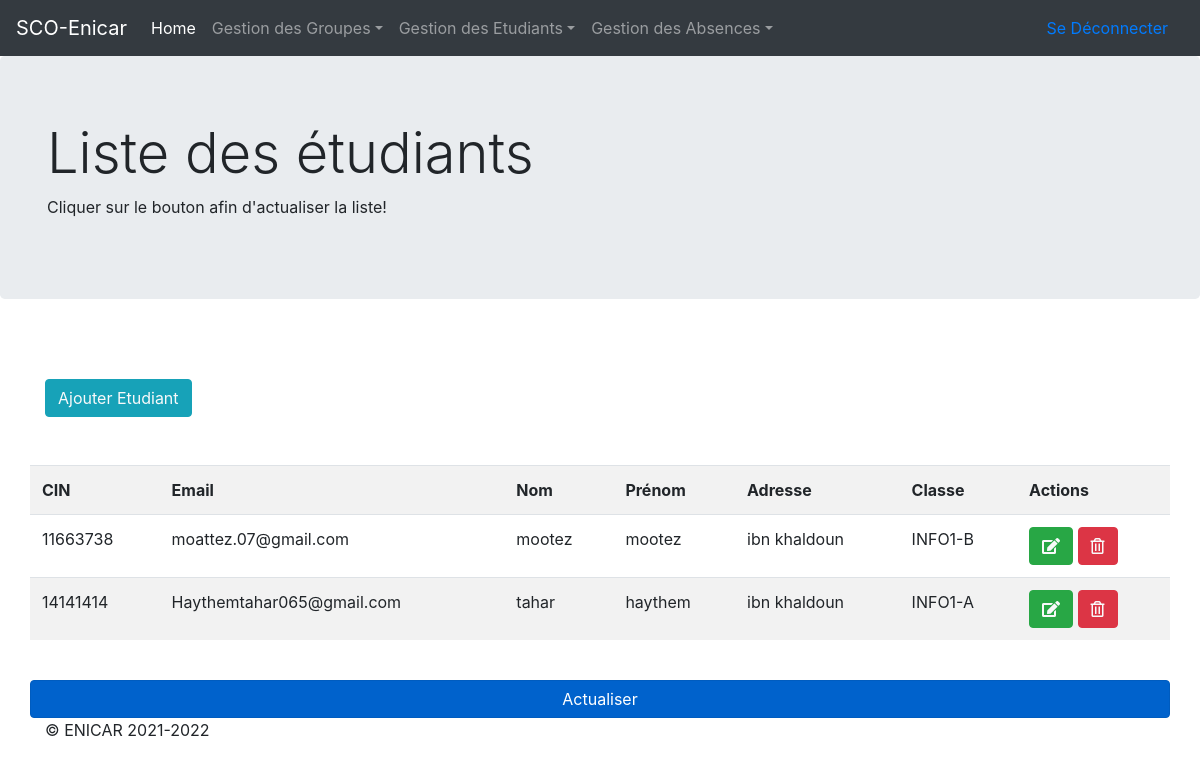
The page /afficherEtudiants.php (signed in) on the database its author committed.
### tables this page shows
CREATE TABLE `etudiant` (
  `cin` int(11) NOT NULL,
  `email` varchar(25) DEFAULT NULL,
  `nom` varchar(10) DEFAULT NULL,
  `prenom` varchar(10) DEFAULT NULL,
  `adresse` varchar(100) DEFAULT NULL,
  `groupeID` int(11) DEFAULT NULL
);

CREATE TABLE `groupe` (
  `id` int(11) NOT NULL,
  `nomGroupe` varchar(100) NOT NULL
);

### afficherEtudiants.php (the view, shortened to what this page needs)
<?php include("./auth-php-mysql/connexion.php");?>
<!DOCTYPE html>
<html lang="en">
<head>
<link href="./assets/dist/css/bootstrap.min.css" rel="stylesheet">
    <link href="./assets/jumbotron.css" rel="stylesheet">
    <link rel="stylesheet" href="https://use.fontawesome.com/releases/v5.7.0/css/all.css">
</head>
<body>
    <nav class="navbar navbar-expand-md navbar-dark fixed-top bg-dark">
        <a class="navbar-brand" href="#">SCO-Enicar</a>
        <div class="collapse navbar-collapse" id="navbarsExampleDefault">
          <ul class="navbar-nav mr-auto">
            <li class="nav-item active">
              <a class="nav-link" href="index.php">Home <span class="sr-only">(current)</span></a>
            </li>
            <li class="nav-item dropdown">
              <a class="nav-link dropdown-toggle" href="index.php" id="dropdown01" data-toggle="dropdown" aria-expanded="false">Gestion des Groupes</a>
            </li>
            <li class="nav-item dropdown">
              <a class="nav-link dropdown-toggle" href="#" id="dropdown01" data-toggle="dropdown" aria-expanded="false">Gestion des Etudiants</a>
            </li>
            <li class="nav-item dropdown">
              <a class="nav-link dropdown-toggle" href="#" id="dropdown01" data-toggle="dropdown" aria-expanded="false">Gestion des Absences</a>
            </li>
          </ul>
          <form class="form-inline my-2 my-lg-0">
          <a class="nav-link" href="./auth-php-mysql/deconnexion.php">Se Déconnecter <span class="sr-only">(current)</span></a>
          </form>
        </div>
      </nav>
<main role="main">
        <div class="jumbotron">
            <div class="container">
              <h1 class="display-4">Liste des étudiants</h1>
              <p>Cliquer sur le bouton afin d'actualiser la liste!</p>
            </div>
          </div>
<div class="container">
  <button type="button" class="btn btn-info my-5"><a href="ajouterEtudiant.php" class="text-light"> Ajouter Etudiant </a></button>
<div class="row">
<div class="table-responsive">
 <table class="table table-striped table-hover">
     <tr>
         <th>
             CIN
         </th>
         <th>
         Email
         </th>
         <th>
         Nom
         </th>
         <th>
         Prénom
         </th>
         <th>
         Adresse
         </th>
         <th>
         Classe
         </th>
         <th>
          Actions
         </th>
     </tr>
<?php
$req="SELECT * FROM etudiant";
$reponse = $pdo->query($req);
if($reponse->rowCount()>0) {
while ($row = $reponse ->fetch(PDO::FETCH_ASSOC)) {
        $etudiants= array();
       echo' <tr>
        <td>'
            .$etudiants["cin"] = $row["cin"].'
        </td>
        <td>'
        .$etudiants["email"] = $row["email"].'
        </td>
        <td>'
        .$etudiants["nom"] = $row["nom"].'
        </td>
        <td>'
        .$etudiants["prenom"] = $row["prenom"].'
        </td>
        <td>'
        .$etudiants["adresse"] = $row["adresse"].'
        </td>
        <td>';
        $x=$row['groupeID'];
        $req1="SELECT nomGroupe FROM groupe where id=$x";
        $response1 = $pdo->query($req1);
        $row1 = $response1 ->fetch(PDO::FETCH_ASSOC);
        echo $etudiants["groupeID"] = $row1["nomGroupe"].'
       </td>
       <td>
       <button type="button" class="btn btn-success"><a href="update.php ? updatecin='.$row["cin"].'" class="text-light"><i class="fas fa-edit"></i></a></button>
       <button type="button" class="btn btn-danger"><a href="delete.php ? deletecin='.$row["cin"].'" class="text-light"><i class="far fa-trash-alt"></i></a></button>
       </td>
       </tr>';
}
}
  ?>
 </table>
 <br>
 </div>
 <button  type="button" class="btn btn-primary btn-block active" onclick="refresh()"  >Actualiser</button>
</div>
</div>
</main>
<footer class="container">
    <p>&copy; ENICAR 2021-2022</p>
  </footer>
</body>
</html>

### rows shown on the page
etudiant: cin "11663738", email "moattez.07@gmail.com", nom "mootez", prenom "mootez", adresse "ibn khaldoun", groupeID.nomGroupe "INFO1-B"
etudiant: cin "14141414", email "Haythemtahar065@gmail.com", nom "tahar", prenom "haythem", adresse "ibn khaldoun", groupeID.nomGroupe "INFO1-A"
